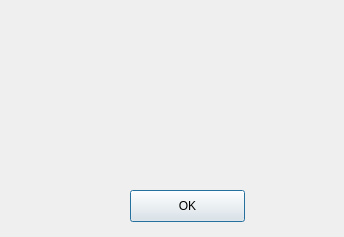
<?xml version="1.0" encoding="UTF-8"?>
<ui version="4.0">
 <class>Dialog</class>
 <widget class="QDialog" name="Dialog">
  <property name="geometry">
   <rect>
    <x>0</x>
    <y>0</y>
    <width>344</width>
    <height>237</height>
   </rect>
  </property>
  <property name="windowTitle">
   <string>Dialog</string>
  </property>
  <widget class="QLabel" name="errorLabel">
   <property name="geometry">
    <rect>
     <x>150</x>
     <y>110</y>
     <width>59</width>
     <height>16</height>
    </rect>
   </property>
   <property name="text">
    <string/>
   </property>
  </widget>
  <widget class="QPushButton" name="okBtn">
   <property name="geometry">
    <rect>
     <x>130</x>
     <y>190</y>
     <width>115</width>
     <height>32</height>
    </rect>
   </property>
   <property name="text">
    <string>OK</string>
   </property>
  </widget>
 </widget>
 <resources/>
 <connections/>
</ui>
